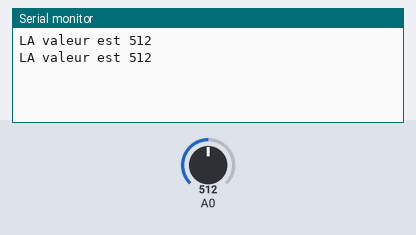
A sketch run on a simulated Arduino Uno, built with avr-gcc and run on an emulated ATmega328P. Parts: the last lines printed to the serial monitor. The test bench sets the inputs (shaded band); at power-on: A0 = 512.

Above: at 2.8 s.
2.9 s: A0 set to 716
At 4.7 s:
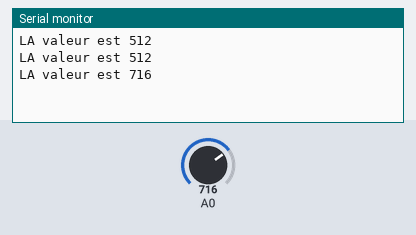
5.6 s: A0 set to 900
At 7.4 s:
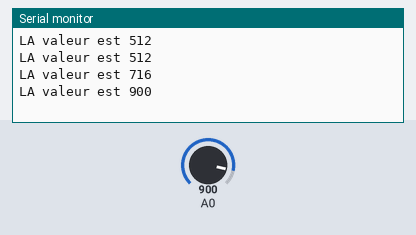
Timing chart, 0 to 8.9 s (numbered marks = the images above; inputs shaded):
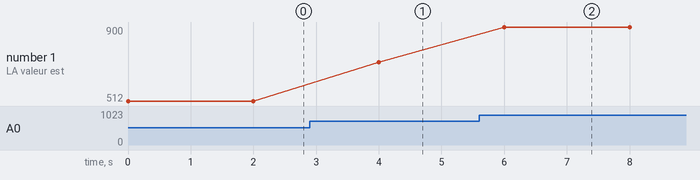

The sketch:

CapteurHumiditeSol.ino
```cpp
int humidite;
void setup() {

Serial.begin(9600);


}

void loop() {
 humidite=analogRead(A0);
 Serial.print("LA valeur est ");
 Serial.println(humidite);
 delay(2000);

}
```

Measured:
- after the input at 2.9 s, the serial monitor: prints a new line after 1.1 s (image 1)
- after the input at 5.6 s, the serial monitor: prints a new line after 0.40 s (image 2)
- plotted number 1: 512 → 716 after the input at 2.9 s, 716 → 900 after the input at 5.6 s
